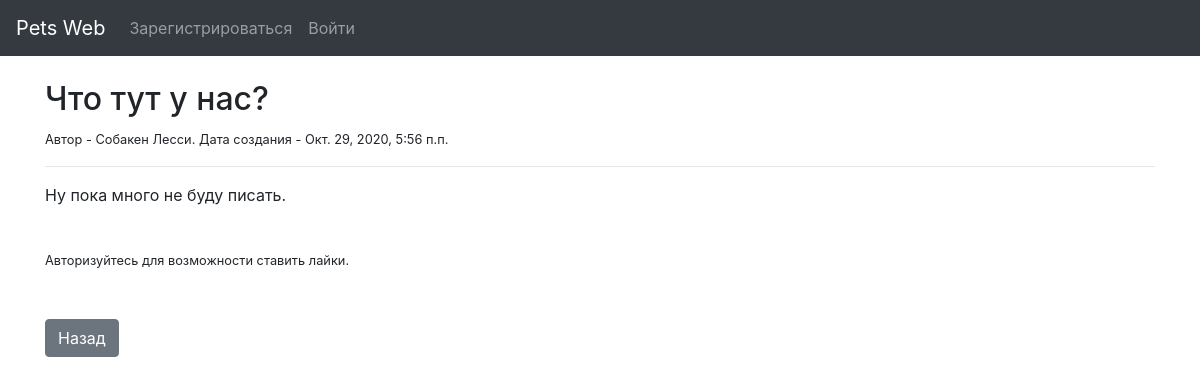
Screenshot of /post/3 with the database file from the repository.
### pets_web/models.py (models this page shows, shortened)
class Post(models.Model):
    author = models.ForeignKey(Pet, on_delete=models.CASCADE)
    title = models.CharField(max_length=200)
    text = RichTextField(blank=True, null=True)
    created_date = models.DateTimeField(default=timezone.now)
    likes = models.ManyToManyField(User, related_name='blog_post')
    def total_likes(self):
        return self.likes.count()

class Pet(models.Model):
    pet_kind = models.ForeignKey(PetKind, on_delete=models.CASCADE)
    name = models.CharField(max_length=50)
    age = models.DateField()
    MALE = 'Муж'
    FEMALE = 'Жен'
    GENDER_CHOICES = [
        (MALE, 'Мужской'),
        (FEMALE, 'Женский')
    ]
    breed = models.CharField(max_length=30)
    description = models.TextField(max_length=1000)
    avatara = models.ImageField(max_length=100, blank=True)
    master = models.ForeignKey(User, on_delete=models.CASCADE)
    def __str__(self):
        return self.pet_kind + ' ' + self.name

class PetKind(models.Model):
    CAT = 'Котейка'
    DOG = 'Собакен'
    CAVY = 'Морская свинка'
    HAMSTER = 'Хомяк'
    FISH = 'Рыбка'
    PET_CHOICES = [
        (CAT, 'Котейка'),
        (DOG, 'Собакен'),
        (CAVY, 'Морская свинка'),
        (HAMSTER, 'Хомяк'),
        (FISH, 'Рыбка')
    ]
    pet_kind = models.CharField(max_length=30, choices=PET_CHOICES)
    def __add__(self, other):
        return self.pet_kind + other

### pets_web/views.py (the view)
# urls.py: path('post/<int:pk>', PostDetailView.as_view(), name='post_detail'),
class PostDetailView(DetailView):
    model = Post
    template_name = 'post.html'
    def get_context_data(self, *args, **kwargs): # Попробовать такую же конструкцию для целей выбора из "своих" питомцев при создании поста.
        context = super(PostDetailView, self).get_context_data(**kwargs)
        stuff = get_object_or_404(Post, id=self.kwargs['pk'])
        total_likes = stuff.total_likes()
        liked = False
        if stuff.likes.filter(id=self.request.user.id).exists():
            liked = True
        context['total_likes'] = total_likes
        context['liked'] = liked
        return context

### pets_web/templates/post.html (shortened to what this page needs)
{% extends 'base.html' %}
{% block content %}
    <br/>
    <h2>{{ post.title }}</h2>
    <small>Автор - {{ post.author }}. Дата создания - {{ post.created_date }}</small>
    <hr>
    <p>{{ post.text|safe }}</p>
    <br/>
    <form action="{% url 'pets_web:like_post' post.id %}" method="POST">
    {% if user.is_authenticated %}
        {% if liked %}
            <button type="submit" name="post_id" value="{{ post.id }}" class="btn btn-danger btn-sm">Unlike</button> - {{ total_likes }} лайков
        {% else %}
            <button type="submit" name="post_id" value="{{ post.id }}" class="btn btn-primary btn-sm">Like</button> - {{ total_likes }} лайков
        {% endif %}
    {% else %}
        <small>Авторизуйтесь для возможности ставить лайки.</small>
    {% endif %}
    </form>
    <br/><br/>
    <a href="{% url 'pets_web:home' %}" class="btn btn-secondary">Назад</a>
{% endblock %}

### rows the page displays
Post: title "Что тут у нас?", author "Собакен Лесси", created_date "Окт. 29, 2020, 5:56 п.п.", text "Ну пока много не буду писать."
